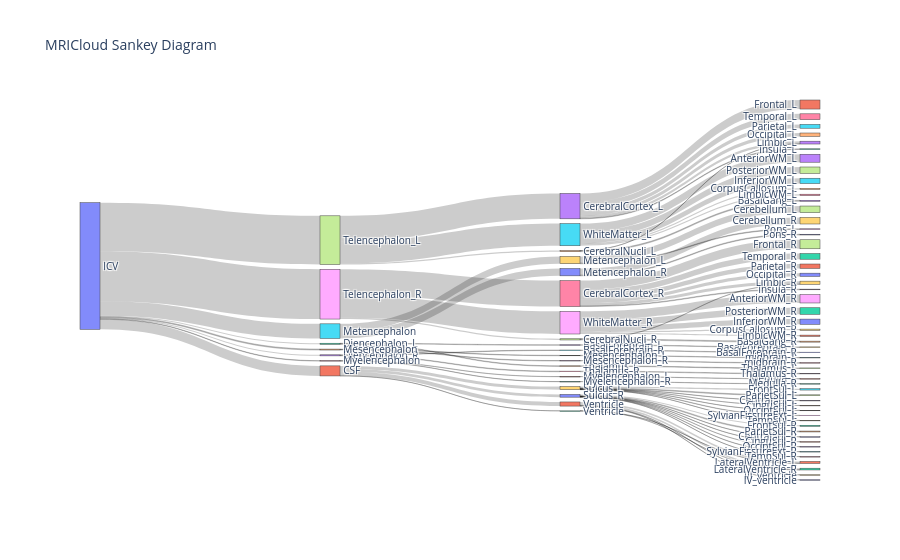

Notebook code cell kept with this figure:
### Code cell
# Plot Sankey graph 

import plotly.graph_objects as go

# Remove level prefixes
display_labels = []
for label in labels:
    # Keep ICV as it is
    if label == "ICV":
        display_labels.append(label)
    else:
        # get rid of the first 3 characters of every other label
        display_labels.append(label[3:])

fig = go.Figure(data=[go.Sankey(
    node = dict(
      label = display_labels,
    ),
    link = dict(
      source = sources,
      target = targets,
      value = values
  ))])

fig.update_layout(title_text="MRICloud Sankey Diagram", font_size=10)
fig.show()

### Figure 1 — Plotly figure (JSON) as saved in the notebook; plotly's stock layout.template omitted (floating-point values rounded to 4 significant figures)
{"data": [{"link": {"source": [0, 0, 0, 0, 0, 0, 0, 0, 1, 1, 1, 1, 2, 2, 3, 3, 4, 4, 5, 5, 6, 6, 7, 7, 7, 8, 8, 8, 13, 15, 23, 23, 23, 23, 23, 23, 26, 26, 26, 26, 26, 26, 24, 24, 27, 27, 17, 18, 19, 19, 20, 20, 21, 22, 9, 9, 9, 9, 9, 9, 9, 10, 10, 10, 10, 10, 10, 10, 14, 16, 11, 11, 11, 11, 12, 12, 25, 25, 25, 25, 25, 28, 28, 28, 28, 28], "target": [1, 2, 3, 4, 5, 6, 7, 8, 9, 10, 11, 12, 13, 14, 15, 16, 17, 18, 19, 20, 21, 22, 23, 24, 25, 26, 27, 28, 29, 30, 31, 32, 33, 34, 35, 36, 37, 38, 39, 40, 41, 42, 43, 33, 44, 39, 45, 46, 47, 48, 49, 50, 51, 52, 53, 54, 55, 56, 57, 58, 59, 60, 61, 62, 63, 64, 65, 66, 67, 68, 69, 70, 71, 72, 71, 72, 73, 74, 75, 76, 77, 78, 79, 80, 81, 82], "value": [109787, 11817, 11560, 10271, 159411, 4975, 531153, 543444, 33975, 30018, 44979, 815, 5475, 6342, 5188, 6372, 4945, 5326, 79498, 79913, 2403, 2572, 276982, 12381, 241790, 282874, 13077, 247493, 5475, 5188, 98670, 7241, 28797, 37256, 41677, 63341, 98606, 7082, 32586, 35035, 47757, 61808, 10398, 1983, 10728, 2349, 4945, 5326, 72005, 7493, 71878, 8035, 2403, 2572, 2159, 1173, 15004, 1934, 8739, 3827, 1139, 1750, 1419, 11232, 2054, 9728, 2925, 910, 6342, 6372, 2418, 2700, 20888, 18973, 444, 371, 87019, 12131, 57879, 14326, 70435, 91761, 13167, 57304, 13705, 71556]}, "node": {"label": ["ICV", "CSF", "Diencephalon_L", "Diencephalon_R", "Mesencephalon", "Metencephalon", "Myelencephalon", "Telencephalon_L", "Telencephalon_R", "Sulcus_L", "Sulcus_R", "Ventricle", "Ventricle ", "BasalForebrain_L", "Thalamus_L", "BasalForebrain_R", "Thalamus_R", "Mesencephalon_L", "Mesencephalon_R", "Metencephalon_L", "Metencephalon_R", "Myelencephalon_L", "Myelencephalon_R", "CerebralCortex_L", "CerebralNucli_L", "WhiteMatter_L", "CerebralCortex_R", "CerebralNucli_R", "WhiteMatter_R", "BasalForebrain_L", "BasalForebrain_R", "Frontal_L", "Insula_L", "Limbic_L", "Occipital_L", "Parietal_L", "Temporal_L", "Frontal_R", "Insula_R", "Limbic_R", "Occipital_R", "Parietal_R", "Temporal_R", "BasalGang_L", "BasalGang_R", "midbrain_L", "midbrain_R", "Cerebellum_L", "Pons_L", "Cerebellum_R", "Pons_R", "Medulla_L", "Medulla_R", "CentralSul_L", "CinguSul_L", "FrontSul_L", "OcciptSul_L", "ParietSul_L", "SylvianFissureExt_L", "TempSul_L", "CentralSul_R", "CinguSul_R", "FrontSul_R", "OcciptSul_R", "ParietSul_R", "SylvianFissureExt_R", "TempSul_R", "Thalamus_L", "Thalamus_R", "III_ventricle", "IV_ventricle", "LateralVentricle_L", "LateralVentricle_R", "AnteriorWM_L", "CorpusCallosum_L", "InferiorWM_L", "LimbicWM_L", "PosteriorWM_L", "AnteriorWM_R", "CorpusCallosum_R", "InferiorWM_R", "LimbicWM_R", "PosteriorWM_R"]}, "type": "sankey"}], "layout": {"font": {"size": 10}, "title": {"text": "MRICloud Sankey Diagram"}}}
